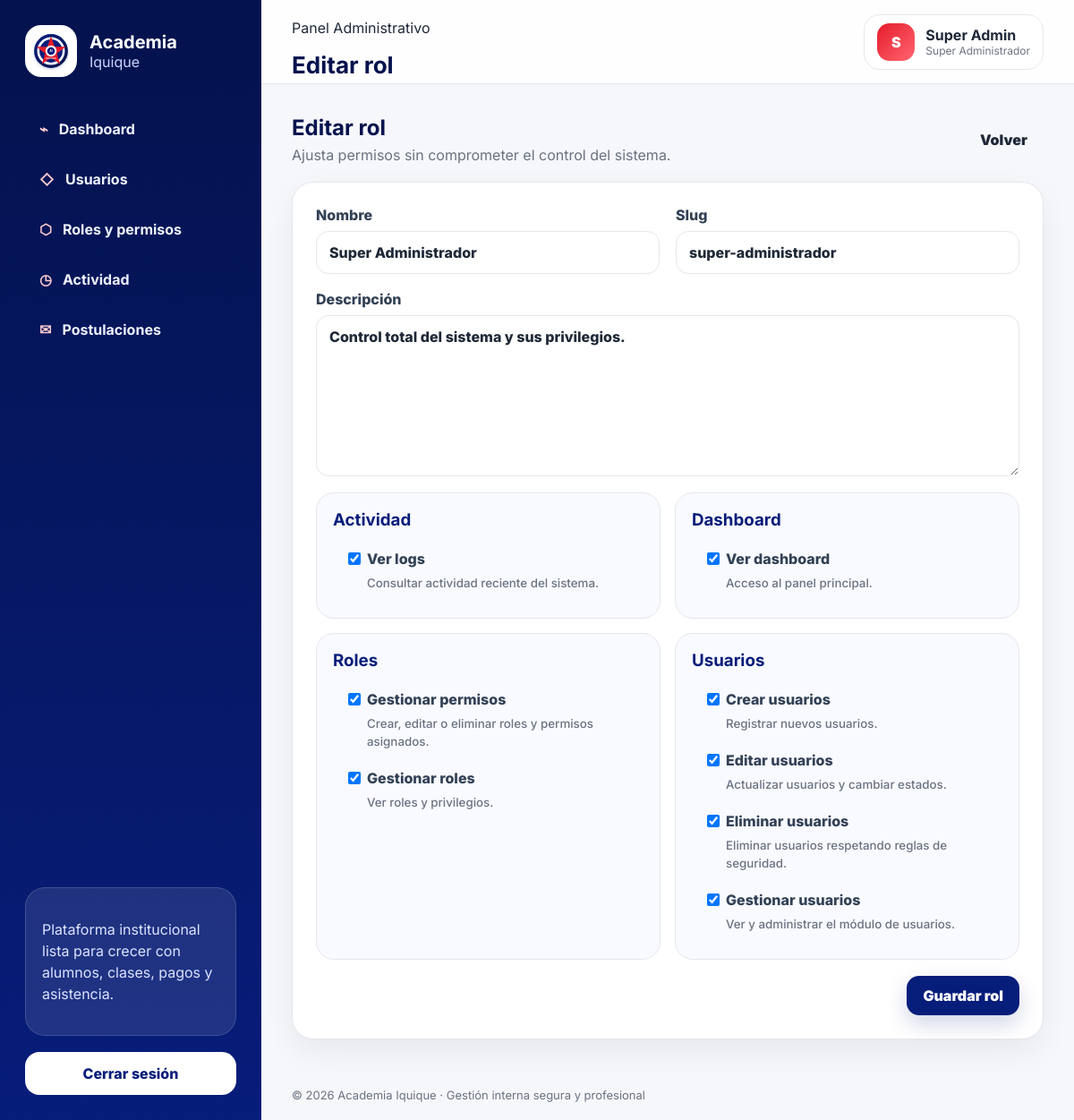
The app's page /roles/edit/1 (signed in), older data.
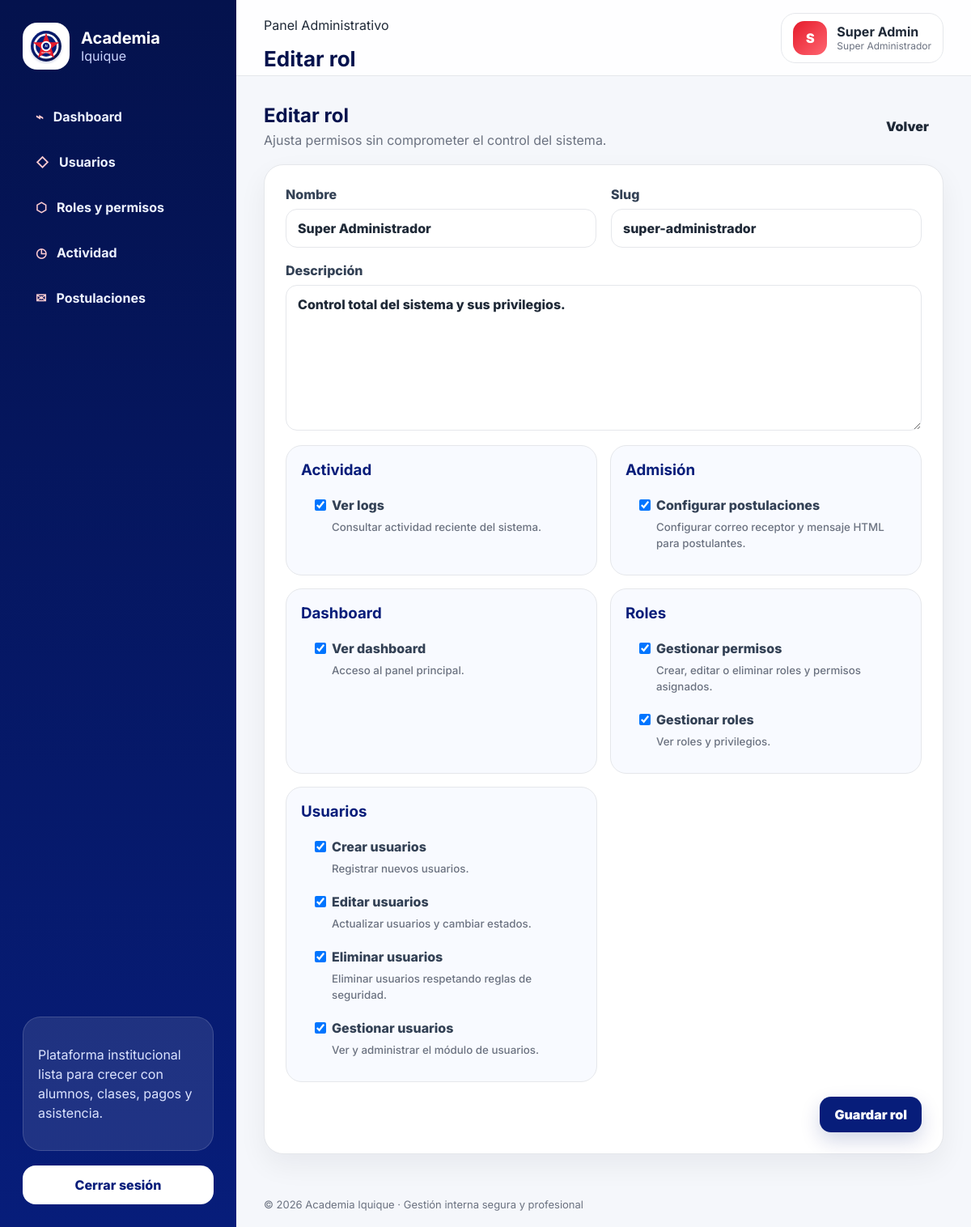
The same page, newer data.
### tables this page shows
CREATE TABLE users (
  id BIGINT UNSIGNED AUTO_INCREMENT PRIMARY KEY,
  name VARCHAR(150) NOT NULL,
  email VARCHAR(180) NOT NULL UNIQUE,
  password VARCHAR(255) NOT NULL,
  role_id BIGINT UNSIGNED NOT NULL,
  status ENUM('active','inactive') NOT NULL DEFAULT 'active',
  last_login_at TIMESTAMP NULL,
  created_at TIMESTAMP NULL DEFAULT CURRENT_TIMESTAMP,
  updated_at TIMESTAMP NULL DEFAULT CURRENT_TIMESTAMP ON UPDATE CURRENT_TIMESTAMP,
  CONSTRAINT fk_users_role FOREIGN KEY (role_id) REFERENCES roles(id)
);

CREATE TABLE roles (
  id BIGINT UNSIGNED AUTO_INCREMENT PRIMARY KEY,
  name VARCHAR(100) NOT NULL,
  slug VARCHAR(120) NOT NULL UNIQUE,
  description TEXT NULL,
  created_at TIMESTAMP NULL DEFAULT CURRENT_TIMESTAMP,
  updated_at TIMESTAMP NULL DEFAULT CURRENT_TIMESTAMP ON UPDATE CURRENT_TIMESTAMP
);

CREATE TABLE permissions (
  id BIGINT UNSIGNED AUTO_INCREMENT PRIMARY KEY,
  name VARCHAR(120) NOT NULL,
  slug VARCHAR(140) NOT NULL UNIQUE,
  module VARCHAR(80) NOT NULL,
  description TEXT NULL,
  created_at TIMESTAMP NULL DEFAULT CURRENT_TIMESTAMP,
  updated_at TIMESTAMP NULL DEFAULT CURRENT_TIMESTAMP ON UPDATE CURRENT_TIMESTAMP
);

### core/Controller.php (called while the page is built, shortened)
<?php
abstract class Controller
{
    protected function view(string $view, array $data = [], ?string $layout = 'layouts/app'): void
    {
        extract($data, EXTR_SKIP);
        $layoutFile = App::root('app/Views/' . $layout . '.php');
        require $layoutFile;
    }
}

### app/Controllers/RoleController.php (called while the page is built, shortened)
<?php
final class RoleController extends Controller
{
    public function edit(int $id): void
    {
        Middleware::permission('gestionar_permisos');
        $role = (new Role())->find($id);
        $this->view('roles/edit', ['title' => 'Editar rol', 'role' => $role, 'permissions' => (new Permission())->grouped(), 'selected' => (new Role())->permissions($id), 'errors' => []]);
    }
}

### core/App.php (called while the page is built, shortened)
<?php
final class App
{
    private static string $root;
    private static array $config = [];
    private static string $basePath = '';
    public static function boot(string $root): void
    {
        self::$root = rtrim($root, '/');
        self::$config['app'] = require self::$root . '/config/app.php';
        date_default_timezone_set(self::$config['app']['timezone']);
        self::$basePath = self::detectBasePath();
        $router = new Router();
        $router->dispatch($_SERVER['REQUEST_METHOD'], self::requestPath());
    }
    public static function url(string $path = ''): string
    {
        $path = '/' . ltrim($path, '/');
        return (self::$basePath ?: '') . ($path === '/' ? '/' : $path);
    }
    private static function requestPath(): string
    {
        $path = parse_url($_SERVER['REQUEST_URI'] ?? '/', PHP_URL_PATH) ?: '/';
        return '/' . ltrim($path, '/');
    }
    private static function detectBasePath(): string
    {
        $script = str_replace('\\', '/', $_SERVER['SCRIPT_NAME'] ?? '');
        $base = rtrim(str_replace('\\', '/', dirname($script)), '/');
        return $base === '/' || $base === '.' ? '' : $base;
    }
    public static function autoload(string $class): void
    {
        foreach (['/core/', '/app/Controllers/', '/app/Models/'] as $path) {
            $file = self::$root . $path . $class . '.php';
            if (is_file($file)) {
                return;
            }
        }
    }
    public static function root(string $path = ''): string
    {
        return self::$root . ($path ? '/' . ltrim($path, '/') : '');
    }
}

### index.php (called while the page is built, shortened)
<?php
require_once __DIR__ . '/core/App.php';
App::boot(__DIR__);

### core/Session.php (called while the page is built, shortened)
<?php
final class Session
{
    public static function get(string $key, mixed $default = null): mixed { return $_SESSION[$key] ?? $default; }
}

### core/Auth.php (called while the page is built, shortened)
<?php
final class Auth
{
    public static function check(): bool { return (bool) Session::get('user_id'); }
    public static function user(): ?array
    {
        static $user = null;
        if ($user === null || ($user['id'] ?? null) !== Session::get('user_id')) {
            $user = (new User())->findWithRole((int) Session::get('user_id'));
        }
        return $user ?: null;
    }
    public static function can(string $permission): bool
    {
        $user = self::user();
        if (($user['role_slug'] ?? '') === 'super-administrador') { return true; }
        return (new Permission())->roleHasPermission((int) $user['role_id'], $permission);
    }
}

### config/database.php (called while the page is built)
<?php
return [
    'driver' => 'mysql',
    'host' => getenv('DB_HOST') ?: '127.0.0.1',
    'port' => getenv('DB_PORT') ?: '3306',
    'database' => getenv('DB_DATABASE') ?: 'academia_iquique',
    'username' => getenv('DB_USERNAME') ?: 'root',
    'password' => getenv('DB_PASSWORD') ?: '',
    'charset' => 'utf8mb4',
    'collation' => 'utf8mb4_unicode_ci',
];

### core/Database.php (called while the page is built)
<?php
final class Database
{
    private static ?PDO $pdo = null;
    public static function connection(): PDO
    {
        if (self::$pdo === null) {
            $c = require App::root('config/database.php');
            $dsn = "{$c['driver']}:host={$c['host']};port={$c['port']};dbname={$c['database']};charset={$c['charset']}";
            self::$pdo = new PDO($dsn, $c['username'], $c['password'], [
                PDO::ATTR_ERRMODE => PDO::ERRMODE_EXCEPTION,
                PDO::ATTR_DEFAULT_FETCH_MODE => PDO::FETCH_ASSOC,
                PDO::ATTR_EMULATE_PREPARES => false,
            ]);
        }
        return self::$pdo;
    }
}

### core/Model.php (called while the page is built, shortened)
<?php
abstract class Model
{
    public function __construct() { $this->db = Database::connection(); }
}

### app/Models/User.php (called while the page is built, shortened)
<?php
final class User extends Model
{
    public function findWithRole(int $id): ?array
    {
        $stmt = $this->db->prepare('SELECT u.*, r.name role_name, r.slug role_slug FROM users u JOIN roles r ON r.id = u.role_id WHERE u.id = ?');
        $stmt->execute([$id]);
        return $stmt->fetch() ?: null;
    }
}

### core/Middleware.php (called while the page is built, shortened)
<?php
final class Middleware
{
    public static function permission(string $permission): void
    {
        if (!Auth::can($permission)) {
            http_response_code(403);
            exit('<h1>403</h1><p>No tienes permisos para acceder a esta sección.</p>');
        }
    }
}

### app/Models/Role.php (called while the page is built, shortened)
<?php
final class Role extends Model
{
    public function find(int $id): ?array
    {
        $stmt = $this->db->prepare('SELECT * FROM roles WHERE id = ?');
        $stmt->execute([$id]);
        return $stmt->fetch() ?: null;
    }
}

### app/Models/Permission.php (called while the page is built, shortened)
<?php
final class Permission extends Model
{
    public function all(): array
    {
        return $this->db->query('SELECT * FROM permissions ORDER BY module, name')->fetchAll();
    }
    public function grouped(): array
    {
        $grouped = [];
        foreach ($this->all() as $permission) {
            $grouped[$permission['module']][] = $permission;
        }
        return $grouped;
    }
}

### app/Views/roles/_form.php (the view, shortened to what the rows shown need)
<form class="panel-card form-grid" method="post" action="<?= App::url(isset($role['id']) ? '/roles/update/' . h($role['id']) : '/roles/store') ?>">
    <label>Nombre<input name="name" value="<?= h($role['name'] ?? '') ?>" required></label>
    <label>Slug<input name="slug" value="<?= h($role['slug'] ?? '') ?>" placeholder="coordinador" required></label>
    <label class="span-2">Descripción<textarea name="description" rows="3"><?= h($role['description'] ?? '') ?></textarea></label>
    <div class="span-2 permissions-board">
        <?php foreach ($permissions as $module => $items): ?>
            <section class="permission-group"><h3><?= h($module) ?></h3>
            <?php foreach ($items as $permission): ?><label class="check-row"><input type="checkbox" name="permissions[]" value="<?= h($permission['id']) ?>" <?= in_array((int)$permission['id'], array_map('intval', $selected ?? []), true) ? 'checked' : '' ?>><span><?= h($permission['name']) ?></span><small><?= h($permission['description']) ?></small></label><?php endforeach; ?>
            </section>
        <?php endforeach; ?>
    </div>
    <div class="span-2 form-actions"><button class="btn primary">Guardar rol</button></div>
</form>

### core/Router.php (shortened to what the rows shown need)
<?php
final class Router
{
    private array $routes = [];
    private function add(string $method, string $uri, array|callable $action): void { $this->routes[$method][] = [$uri, $action]; }
    public function dispatch(string $method, string $uri): void
    {
        $uri = '/' . trim($uri, '/');
        foreach ($this->routes[$method] ?? [] as [$route, $action]) {
            $pattern = preg_replace('#\{[a-zA-Z_][a-zA-Z0-9_]*\}#', '([0-9]+)', $route);
            if (preg_match('#^' . $pattern . '$#', $uri, $matches)) {
                array_shift($matches);
                [$controller, $methodName] = $action;
                (new $controller())->{$methodName}(...$matches);
                return;
            }
        }
    }
}

### app/Views/layouts/navbar.php (shortened to what the rows shown need)
<header class="topbar">
    <div>
        <p class="eyebrow">Panel Administrativo</p>
        <h1><?= h($title ?? 'Dashboard') ?></h1>
    </div>
    <div class="user-chip">
        <div class="avatar"><?= h(strtoupper(substr($user['name'] ?? 'AI', 0, 1))) ?></div>
        <div><strong><?= h($user['name'] ?? '') ?></strong><span><?= h($user['role_name'] ?? '') ?></span></div>
    </div>
</header>

Row changes from the older to the newer data that the page shows:
added permissions: id "☑", name "Configurar postulaciones", description "Configurar correo receptor y mensaje HTML para postulantes.", shown under "Admisión"
Text that changed along with them:
new list line: "Admisión"
